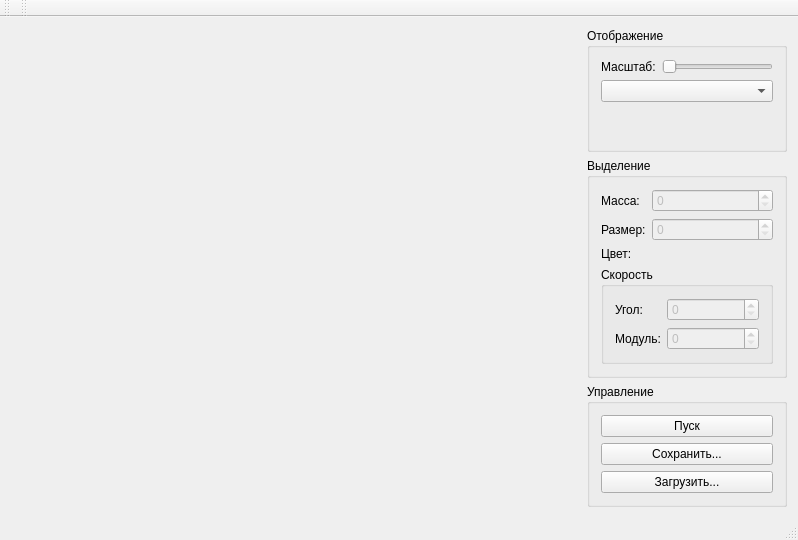
<?xml version="1.0" encoding="UTF-8"?>
<ui version="4.0">
 <class>MainWindow</class>
 <widget class="QMainWindow" name="MainWindow">
  <property name="geometry">
   <rect>
    <x>0</x>
    <y>0</y>
    <width>798</width>
    <height>540</height>
   </rect>
  </property>
  <property name="windowTitle">
   <string>MainWindow</string>
  </property>
  <widget class="QWidget" name="centralWidget">
   <layout class="QHBoxLayout" name="horizontalLayout">
    <item>
     <widget class="QWorldWidget" name="widget" native="true"/>
    </item>
    <item>
     <widget class="QFrame" name="frameControls">
      <property name="maximumSize">
       <size>
        <width>200</width>
        <height>16777215</height>
       </size>
      </property>
      <property name="frameShadow">
       <enum>QFrame::Raised</enum>
      </property>
      <layout class="QVBoxLayout" name="verticalLayout_2">
       <property name="leftMargin">
        <number>0</number>
       </property>
       <property name="topMargin">
        <number>0</number>
       </property>
       <property name="rightMargin">
        <number>0</number>
       </property>
       <property name="bottomMargin">
        <number>0</number>
       </property>
       <item>
        <widget class="QGroupBox" name="groupBox">
         <property name="layoutDirection">
          <enum>Qt::LeftToRight</enum>
         </property>
         <property name="title">
          <string>Отображение</string>
         </property>
         <layout class="QFormLayout" name="formLayout">
          <item row="0" column="0">
           <widget class="QLabel" name="label">
            <property name="text">
             <string>Масштаб:</string>
            </property>
           </widget>
          </item>
          <item row="0" column="1">
           <widget class="QSlider" name="sliderScale">
            <property name="focusPolicy">
             <enum>Qt::WheelFocus</enum>
            </property>
            <property name="minimum">
             <number>1</number>
            </property>
            <property name="maximum">
             <number>100</number>
            </property>
            <property name="orientation">
             <enum>Qt::Horizontal</enum>
            </property>
           </widget>
          </item>
          <item row="1" column="0" colspan="2">
           <widget class="QComboBox" name="tempoCombo"/>
          </item>
         </layout>
        </widget>
       </item>
       <item>
        <widget class="QGroupBox" name="groupBox_2">
         <property name="title">
          <string>Выделение</string>
         </property>
         <layout class="QFormLayout" name="formLayout_2">
          <item row="0" column="0">
           <widget class="QLabel" name="label_2">
            <property name="text">
             <string>Масса:</string>
            </property>
           </widget>
          </item>
          <item row="0" column="1">
           <widget class="QDoubleSpinBox" name="MassSpinBox">
            <property name="enabled">
             <bool>false</bool>
            </property>
            <property name="decimals">
             <number>0</number>
            </property>
            <property name="maximum">
             <double>10000000.000000000000000</double>
            </property>
            <property name="singleStep">
             <double>100.000000000000000</double>
            </property>
           </widget>
          </item>
          <item row="3" column="0" colspan="2">
           <widget class="QGroupBox" name="groupBox_3">
            <property name="title">
             <string>Скорость</string>
            </property>
            <layout class="QFormLayout" name="formLayout_3">
             <item row="0" column="0">
              <widget class="QLabel" name="label_3">
               <property name="text">
                <string>Угол:</string>
               </property>
              </widget>
             </item>
             <item row="1" column="0">
              <widget class="QLabel" name="label_4">
               <property name="text">
                <string>Модуль:</string>
               </property>
              </widget>
             </item>
             <item row="0" column="1">
              <widget class="QDoubleSpinBox" name="spinSpeedAngle">
               <property name="enabled">
                <bool>false</bool>
               </property>
               <property name="decimals">
                <number>0</number>
               </property>
               <property name="maximum">
                <double>359.000000000000000</double>
               </property>
              </widget>
             </item>
             <item row="1" column="1">
              <widget class="QDoubleSpinBox" name="spinSpeedValue">
               <property name="enabled">
                <bool>false</bool>
               </property>
               <property name="decimals">
                <number>0</number>
               </property>
               <property name="maximum">
                <double>10000.000000000000000</double>
               </property>
              </widget>
             </item>
            </layout>
           </widget>
          </item>
          <item row="1" column="1">
           <widget class="QDoubleSpinBox" name="SizeSpinBox">
            <property name="enabled">
             <bool>false</bool>
            </property>
            <property name="decimals">
             <number>0</number>
            </property>
           </widget>
          </item>
          <item row="1" column="0">
           <widget class="QLabel" name="label_5">
            <property name="text">
             <string>Размер:</string>
            </property>
           </widget>
          </item>
          <item row="2" column="0">
           <widget class="QLabel" name="label_6">
            <property name="text">
             <string>Цвет:</string>
            </property>
           </widget>
          </item>
          <item row="2" column="1">
           <widget class="QColorPicker" name="ColorPicker" native="true">
            <property name="enabled">
             <bool>false</bool>
            </property>
           </widget>
          </item>
         </layout>
        </widget>
       </item>
       <item>
        <widget class="QGroupBox" name="groupBox_5">
         <property name="title">
          <string>Управление</string>
         </property>
         <layout class="QVBoxLayout" name="verticalLayout">
          <item>
           <widget class="QPushButton" name="StartButton">
            <property name="focusPolicy">
             <enum>Qt::NoFocus</enum>
            </property>
            <property name="text">
             <string>Пуск</string>
            </property>
            <property name="checkable">
             <bool>true</bool>
            </property>
            <property name="checked">
             <bool>false</bool>
            </property>
           </widget>
          </item>
          <item>
           <widget class="QPushButton" name="saveButton">
            <property name="text">
             <string>Сохранить...</string>
            </property>
           </widget>
          </item>
          <item>
           <widget class="QPushButton" name="loadButton">
            <property name="text">
             <string>Загрузить...</string>
            </property>
           </widget>
          </item>
         </layout>
        </widget>
       </item>
      </layout>
     </widget>
    </item>
   </layout>
  </widget>
  <widget class="QMenuBar" name="menuBar">
   <property name="geometry">
    <rect>
     <x>0</x>
     <y>0</y>
     <width>798</width>
     <height>20</height>
    </rect>
   </property>
  </widget>
  <widget class="QToolBar" name="mainToolBar">
   <attribute name="toolBarArea">
    <enum>TopToolBarArea</enum>
   </attribute>
   <attribute name="toolBarBreak">
    <bool>false</bool>
   </attribute>
  </widget>
  <widget class="QStatusBar" name="statusBar"/>
  <widget class="QToolBar" name="toolBar">
   <property name="windowTitle">
    <string>toolBar</string>
   </property>
   <attribute name="toolBarArea">
    <enum>TopToolBarArea</enum>
   </attribute>
   <attribute name="toolBarBreak">
    <bool>false</bool>
   </attribute>
  </widget>
 </widget>
 <layoutdefault spacing="6" margin="11"/>
 <customwidgets>
  <customwidget>
   <class>QWorldWidget</class>
   <extends>QWidget</extends>
   <header>qworldwidget.h</header>
   <container>1</container>
  </customwidget>
  <customwidget>
   <class>QColorPicker</class>
   <extends>QWidget</extends>
   <header>qcolorpicker.h</header>
   <container>1</container>
  </customwidget>
 </customwidgets>
 <resources/>
 <connections/>
</ui>
